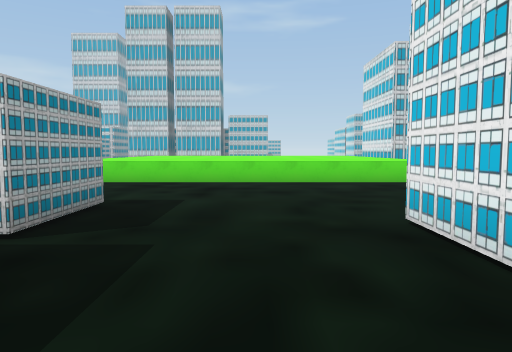
View 1 (above)

24 first-person views from a walk through a 3-D level made in the Unity game engine. The camera is 1.5 m above the floor, tilts 4° down and sees 70° across. The floor is counted in squares, 2 m on a side. Each view is taken from the middle of a square. On the plan, view 1 faces up. The plan holds only what a view shows up to about 11 squares ahead; the rest is blank. The place goes on beyond the plan. Some surface patterns are stand-ins.

View 2
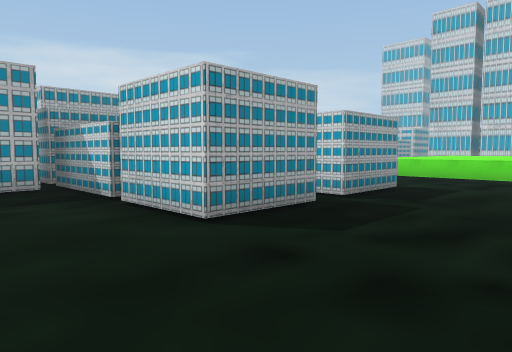

View 3
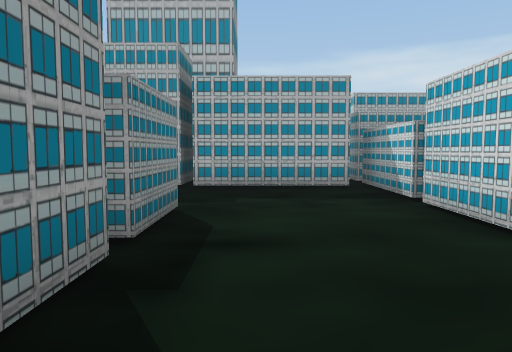

View 4
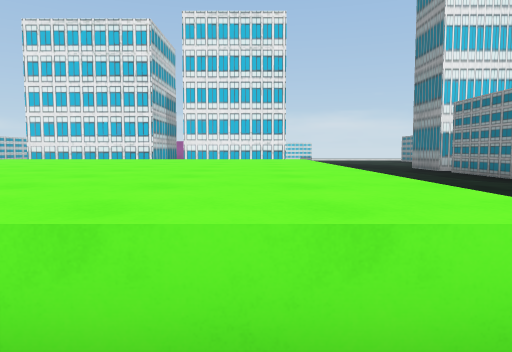

View 5
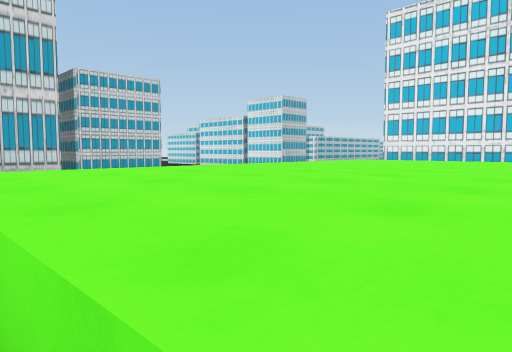

View 6
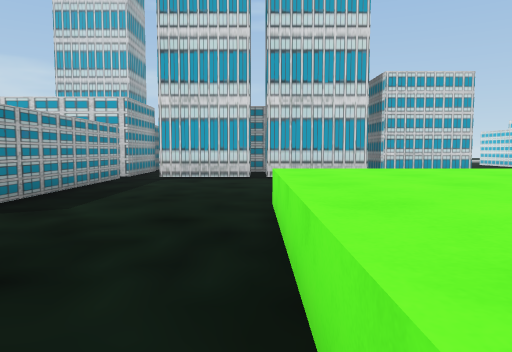

View 7
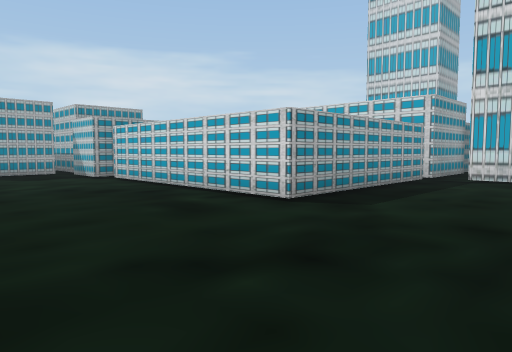

View 8
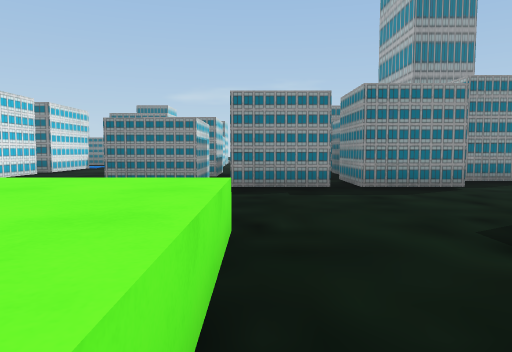

View 9
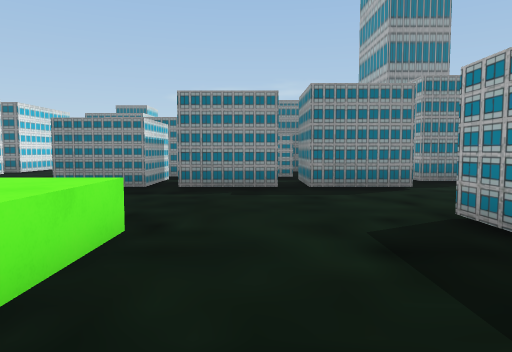

View 10
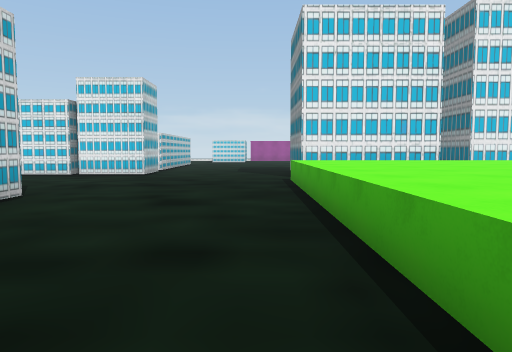

View 11
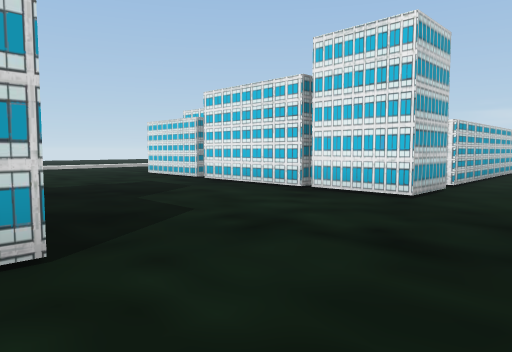

View 12
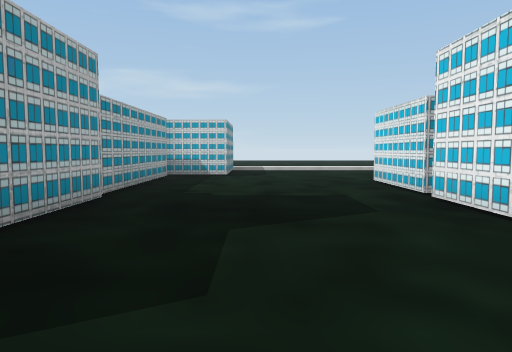

View 13
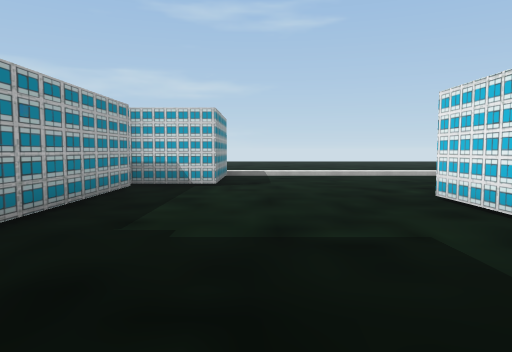

View 14
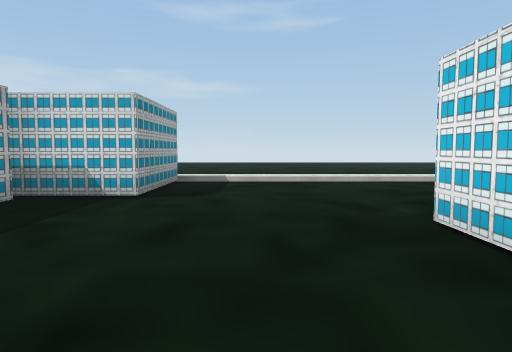

View 15
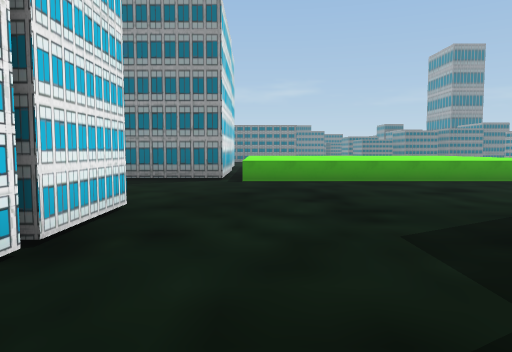

View 16
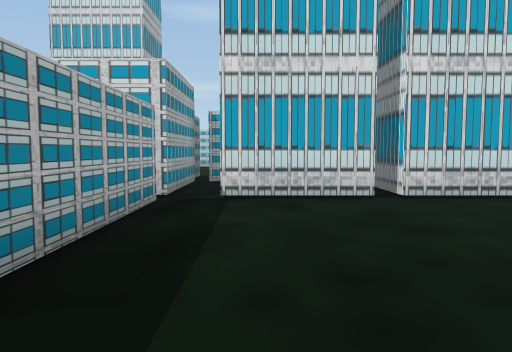

View 17
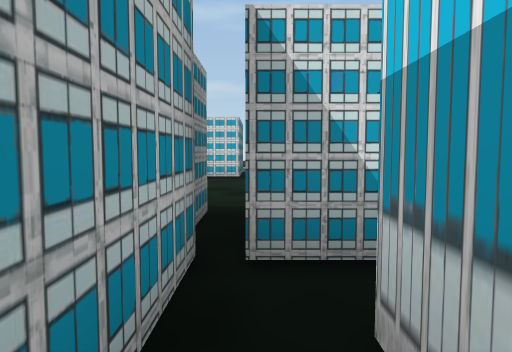

View 18
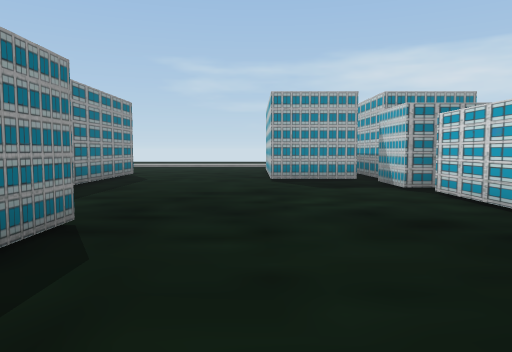

View 19
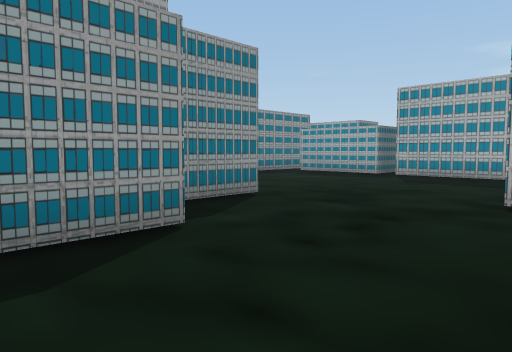

View 20
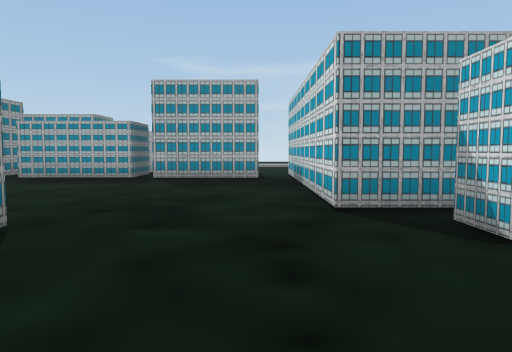

View 21
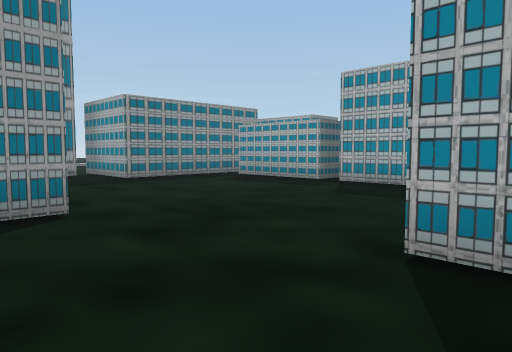

View 22
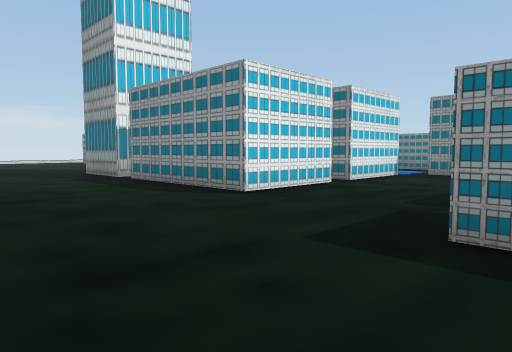

View 23
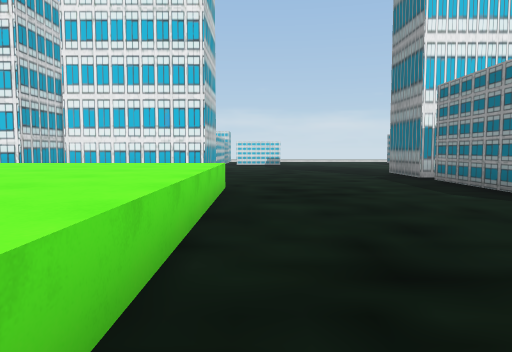

View 24
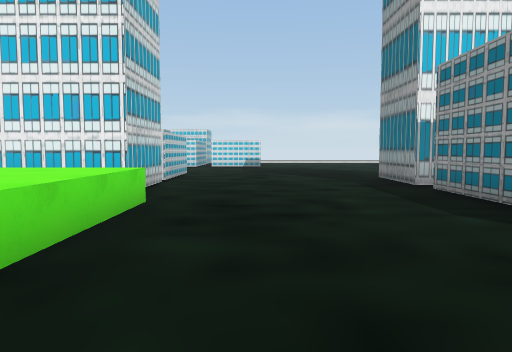

### Floor plan
Key: @ floor where view 1 was taken; # wall or solid block; . floor; / step, stairs or slope; ^ raised ledge; O other object.
Columns run from 18 left of view 1 to 7 right of it. Each row starts with its distance up from view 1.
 35                     //////
 34                     #.....
 33           #         #.....
 32          ##       ###.....
 31          ..       #.......
 30          ..       #......
 29          ..       #.....#
 28          ..       #.....#
 27          ..       #.....#
 26         OO        #.....#
 25         OOOO      #.....#
 24          #..      #.....#
 23          #.#### # #.....#
 22          #.##.#####.....##
 21          #................
 20          #................
 19          #...............
 18          #................
 17          #....^^^^^^^^^...
 16 ##########....^^^^^^^^^###
 15 ##............^^^^^^^^^#
 14 ##............^^^^^^^^^#
 13 ..............^^^^^^^^^###
 12 ..............^^^^^^^^^##
 11 .......#.  ...^^^^^^^^^#
 10 ...... #  ....^^^^^^^^^#
  9 ###    # #....^^^^^^^^^###
  8 ###  #....................
  7 ######....................
  6 #.........................
  5 #........OOOOO.O..........
  4 #........  O  .OO.........
  3 .......##  O  .OO...#### #
  2 #......  OO#  OOO...#
  1 #......  OO###OOO...#
  0 #.....     .......@.#
 -1 ####..     #........#
 -2    #..     #........#
 -3    #.#     #...OO###
 -4            #

Where each view was taken, in squares from view 1:
view 1: 0 up, 0 right, facing up
view 2: 2 down, 1 right, facing up-left
view 3: 2 down, 1 right, facing left
view 4: 10 up, 6 left, facing right
view 5: 12 up, 5 left, facing up-right
view 6: 12 up, 5 left, facing up
view 7: 12 up, 5 left, facing up-left
view 8: 12 up, 5 left, facing down
view 9: 12 up, 6 left, facing down
view 10: 18 up, 5 left, facing right
view 11: 19 up, 0 right, facing up-right
view 12: 21 up, 3 right, facing up
view 13: 24 up, 3 right, facing up
view 14: 26 up, 4 right, facing up
view 15: 26 up, 4 right, facing down
view 16: 16 up, 7 left, facing up
view 17: 22 up, 8 left, facing up
view 18: 13 up, 8 left, facing left
view 19: 8 up, 7 left, facing down-left
view 20: 6 up, 8 left, facing left
view 21: 8 up, 10 left, facing down-left
view 22: 8 up, 3 left, facing down-right
view 23: 8 up, 3 left, facing right
view 24: 7 up, 1 left, facing right
